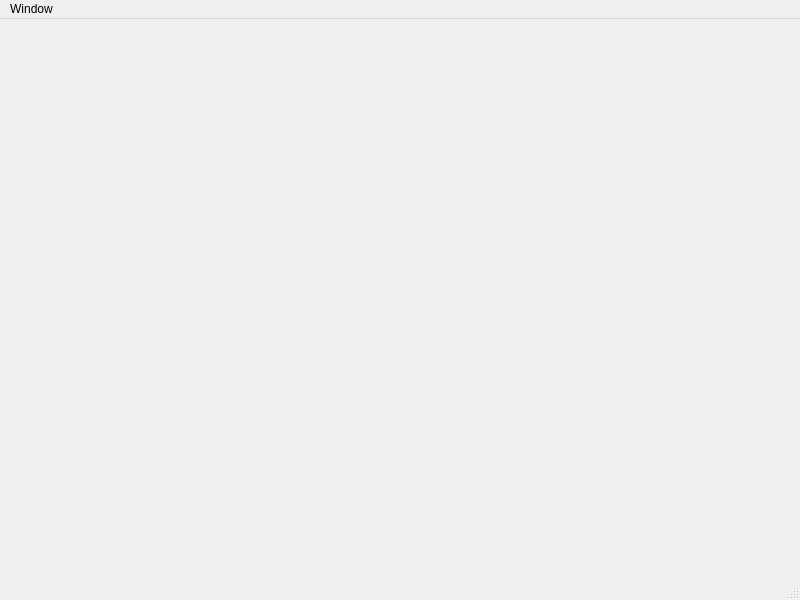
<?xml version="1.0" encoding="UTF-8"?>
<ui version="4.0">
 <class>MainWindow</class>
 <widget class="QMainWindow" name="MainWindow">
  <property name="geometry">
   <rect>
    <x>0</x>
    <y>0</y>
    <width>800</width>
    <height>600</height>
   </rect>
  </property>
  <property name="windowTitle">
   <string>MainWindow</string>
  </property>
  <widget class="QWidget" name="centralwidget"/>
  <widget class="QMenuBar" name="menubar">
   <property name="geometry">
    <rect>
     <x>0</x>
     <y>0</y>
     <width>800</width>
     <height>21</height>
    </rect>
   </property>
   <widget class="QMenu" name="menuWindow">
    <property name="title">
     <string>Window</string>
    </property>
    <addaction name="actionRenderWindow"/>
   </widget>
   <addaction name="menuWindow"/>
  </widget>
  <widget class="QStatusBar" name="statusbar"/>
  <action name="actionRenderWindow">
   <property name="text">
    <string>RenderWindow</string>
   </property>
  </action>
 </widget>
 <resources/>
 <connections>
  <connection>
   <sender>actionRenderWindow</sender>
   <signal>triggered()</signal>
   <receiver>MainWindow</receiver>
   <slot>CreateRenderWindow()</slot>
   <hints>
    <hint type="sourcelabel">
     <x>-1</x>
     <y>-1</y>
    </hint>
    <hint type="destinationlabel">
     <x>399</x>
     <y>299</y>
    </hint>
   </hints>
  </connection>
 </connections>
 <slots>
  <slot>CreateRenderWindow()</slot>
 </slots>
</ui>
